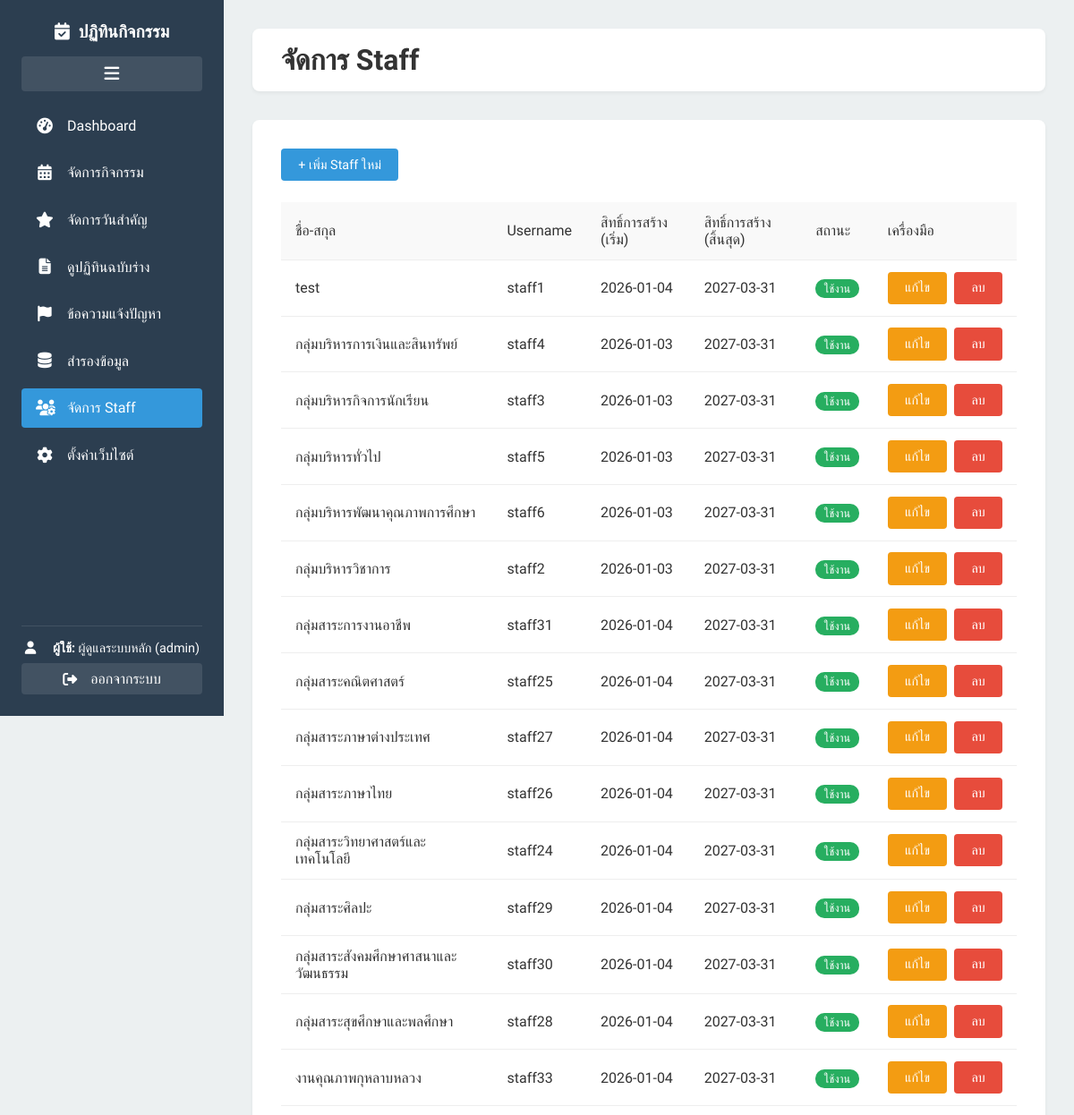
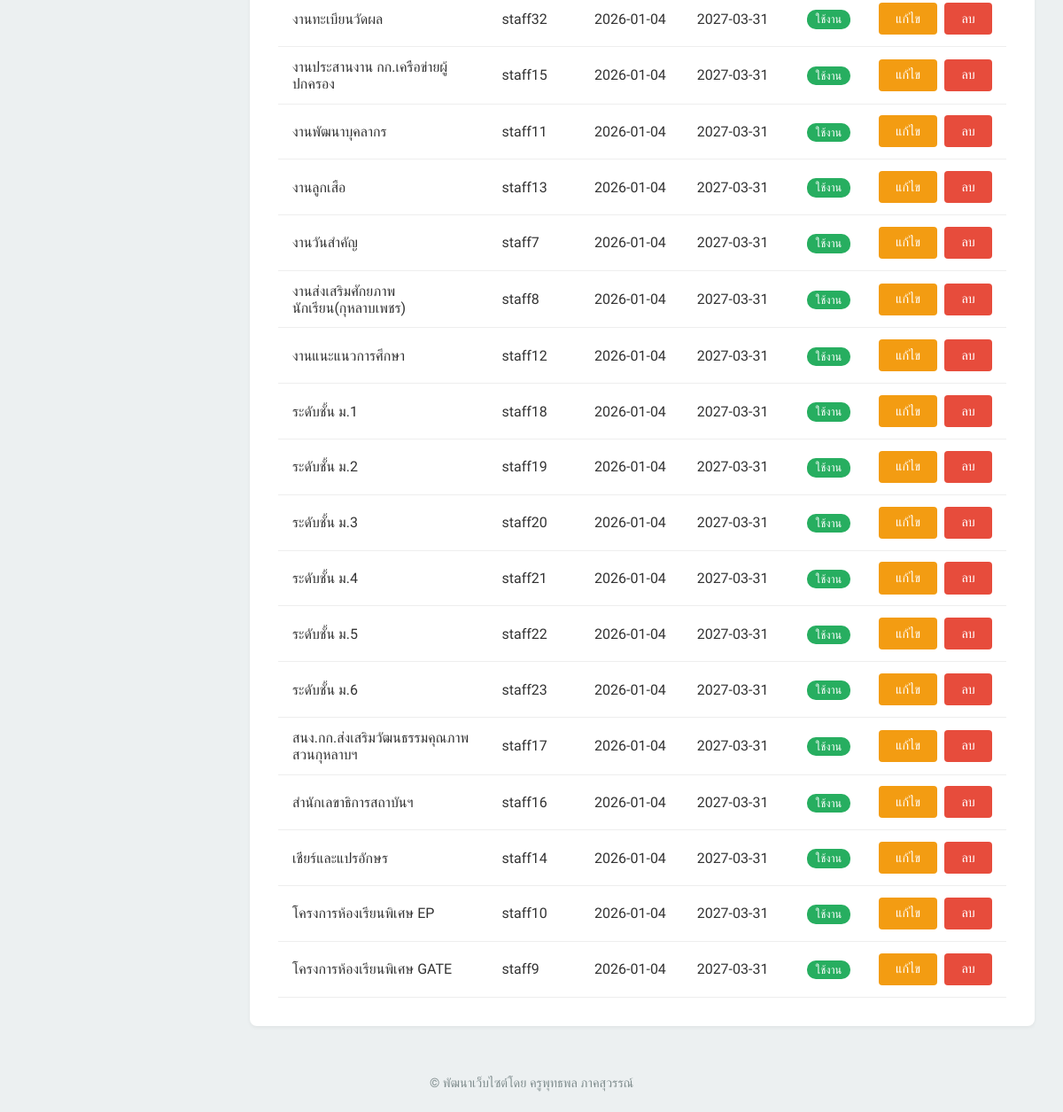
Page /admin/manage_staff.php (signed in) on the committed database (2 pictures, top to bottom).
### tables this page shows
CREATE TABLE `users` (
  `id` int(11) NOT NULL,
  `username` varchar(100) NOT NULL,
  `password` varchar(255) NOT NULL,
  `real_name` varchar(255) NOT NULL,
  `role` enum('admin','staff') NOT NULL DEFAULT 'staff',
  `is_active` tinyint(1) NOT NULL DEFAULT 1,
  `permission_end_date` date DEFAULT NULL,
  `permission_start_date` date DEFAULT NULL
);

### admin/manage_staff.php (the view, shortened to what this page needs)
<?php
require_once 'partials/header.php';
require_once '../config.php';
try {
    $stmt = $pdo->query("SELECT * FROM users WHERE role = 'staff' ORDER BY real_name ASC");
    $staff_members = $stmt->fetchAll(PDO::FETCH_ASSOC);
} catch (PDOException $e) {
    $staff_members = [];
    echo "<p class='error'>Could not fetch staff members: " . $e->getMessage() . "</p>";
}
?>
<div class="toolbar-grid">
    <a href="staff_form.php" class="button"> + เพิ่ม Staff ใหม่</a>
</div>
<div class="table-container">
    <table class="data-table">
        <thead>
            <tr>
                <th>ชื่อ-สกุล</th>
                <th>Username</th>
                <th>สิทธิ์การสร้าง (เริ่ม)</th>
                <th>สิทธิ์การสร้าง (สิ้นสุด)</th>
                <th>สถานะ</th>
                <th>เครื่องมือ</th>
            </tr>
        </thead>
        <tbody>
            <?php if (empty($staff_members)): ?>
                <tr><td colspan="6" style="text-align:center;">ยังไม่มีข้อมูล Staff...</td></tr>
            <?php else: ?>
                <?php foreach ($staff_members as $staff): ?>
                    <tr>
                        <td><?php echo htmlspecialchars($staff['real_name']); ?></td>
                        <td><?php echo htmlspecialchars($staff['username']); ?></td>
                        <td><?php echo $staff['permission_start_date'] ? $staff['permission_start_date'] : 'ไม่จำกัด'; ?></td>
                        <td><?php echo $staff['permission_end_date'] ? $staff['permission_end_date'] : 'ไม่จำกัด'; ?></td>
                        <td>
                            <a href="toggle_staff_status.php?id=<?php echo $staff['id']; ?>" class="status-badge <?php echo $staff['is_active'] ? 'status-visible' : 'status-hidden'; ?>">
                                <?php echo $staff['is_active'] ? 'ใช้งาน' : 'ระงับ'; ?>
                            </a>
                        </td>
                        <td>
                            <div class="action-buttons">
                                <a href="staff_form.php?id=<?php echo $staff['id']; ?>" class="button button-edit">แก้ไข</a>
                                <a href="delete_staff.php?id=<?php echo $staff['id']; ?>" class="button button-danger" onclick="return confirm('คุณแน่ใจหรือไม่ว่าจะลบ Staff คนนี้?');">ลบ</a>
                            </div>
                        </td>
                    </tr>
                <?php endforeach; ?>
            <?php endif; ?>
        </tbody>
    </table>
</div>
<?php
require_once 'partials/footer.php';
?>

### admin/assets/admin_style.css (style rules this page uses)
:root { --primary-color: #3498db; --secondary-color: #2c3e50; --danger-color: #e74c3c; --light-grey: #ecf0f1; --border-color: #bdc3c7; --success-color: #27ae60; }
body { font-family: 'Sarabun', sans-serif; margin: 0; background-color: var(--light-grey); color: #333; }
.button { background-color: var(--primary-color); color: #fff; text-decoration: none; padding: 0.6rem 1.2rem; border-radius: 4px; border: none; cursor: pointer; font-size: 0.9rem; transition: opacity 0.2s ease; display: inline-block; }
.button-danger { background-color: var(--danger-color); }
.button-edit { background-color: #f39c12; }
.toolbar-grid { display: flex; justify-content: space-between; align-items: center; flex-wrap: wrap; gap: 1rem; margin-bottom: 1.5rem; }
.table-container { overflow-x: auto; }
.data-table { width: 100%; border-collapse: collapse; }
.data-table th, .data-table td { padding: 0.8rem 1rem; text-align: left; border-bottom: 1px solid #eee; vertical-align: middle; }
.data-table th { background-color: #f9f9f9; font-weight: 500; }
.action-buttons { display: flex; gap: 0.5rem; align-items: center; }
.status-badge { padding: 0.2rem 0.6rem; border-radius: 10px; color: #fff; font-size: 0.8rem; text-decoration: none; white-space: nowrap; }
.status-visible, .status-active { background-color: var(--success-color); }

### rows in the picture
users: real_name "test", username "staff1", permission_start_date "2026-01-04", permission_end_date "2027-03-31", is_active "ใช้งาน"
users: real_name "กลุ่มบริหารการเงินและสินทรัพย์", username "staff4", permission_start_date "2026-01-03", permission_end_date "2027-03-31", is_active "ใช้งาน"
users: real_name "กลุ่มบริหารกิจการนักเรียน", username "staff3", permission_start_date "2026-01-03", permission_end_date "2027-03-31", is_active "ใช้งาน"
users: real_name "กลุ่มบริหารทั่วไป", username "staff5", permission_start_date "2026-01-03", permission_end_date "2027-03-31", is_active "ใช้งาน"
users: real_name "กลุ่มบริหารพัฒนาคุณภาพการศึกษา", username "staff6", permission_start_date "2026-01-03", permission_end_date "2027-03-31", is_active "ใช้งาน"
users: real_name "กลุ่มบริหารวิชาการ", username "staff2", permission_start_date "2026-01-03", permission_end_date "2027-03-31", is_active "ใช้งาน"
users: real_name "กลุ่มสาระการงานอาชีพ", username "staff31", permission_start_date "2026-01-04", permission_end_date "2027-03-31", is_active "ใช้งาน"
users: real_name "กลุ่มสาระคณิตศาสตร์", username "staff25", permission_start_date "2026-01-04", permission_end_date "2027-03-31", is_active "ใช้งาน"
users: real_name "กลุ่มสาระภาษาต่างประเทศ", username "staff27", permission_start_date "2026-01-04", permission_end_date "2027-03-31", is_active "ใช้งาน"
users: real_name "กลุ่มสาระภาษาไทย", username "staff26", permission_start_date "2026-01-04", permission_end_date "2027-03-31", is_active "ใช้งาน"
users: real_name "กลุ่มสาระวิทยาศาสตร์และเทคโนโลยี", username "staff24", permission_start_date "2026-01-04", permission_end_date "2027-03-31", is_active "ใช้งาน"
users: real_name "กลุ่มสาระศิลปะ", username "staff29", permission_start_date "2026-01-04", permission_end_date "2027-03-31", is_active "ใช้งาน"
users: real_name "กลุ่มสาระสังคมศึกษาศาสนาและวัฒนธรรม", username "staff30", permission_start_date "2026-01-04", permission_end_date "2027-03-31", is_active "ใช้งาน"
users: real_name "กลุ่มสาระสุขศึกษาและพลศึกษา", username "staff28", permission_start_date "2026-01-04", permission_end_date "2027-03-31", is_active "ใช้งาน"
users: real_name "งานคุณภาพกุหลาบหลวง", username "staff33", permission_start_date "2026-01-04", permission_end_date "2027-03-31", is_active "ใช้งาน"
users: real_name "งานทะเบียนวัดผล", username "staff32", permission_start_date "2026-01-04", permission_end_date "2027-03-31", is_active "ใช้งาน"
users: real_name "งานประสานงาน กก.เครือข่ายผู้ปกครอง", username "staff15", permission_start_date "2026-01-04", permission_end_date "2027-03-31", is_active "ใช้งาน"
users: real_name "งานพัฒนาบุคลากร", username "staff11", permission_start_date "2026-01-04", permission_end_date "2027-03-31", is_active "ใช้งาน"
users: real_name "งานลูกเสือ", username "staff13", permission_start_date "2026-01-04", permission_end_date "2027-03-31", is_active "ใช้งาน"
users: real_name "งานวันสำคัญ", username "staff7", permission_start_date "2026-01-04", permission_end_date "2027-03-31", is_active "ใช้งาน"
users: real_name "งานส่งเสริมศักยภาพนักเรียน(กุหลาบเพชร)", username "staff8", permission_start_date "2026-01-04", permission_end_date "2027-03-31", is_active "ใช้งาน"
users: real_name "งานแนะแนวการศึกษา", username "staff12", permission_start_date "2026-01-04", permission_end_date "2027-03-31", is_active "ใช้งาน"
users: real_name "ระดับชั้น ม.1", username "staff18", permission_start_date "2026-01-04", permission_end_date "2027-03-31", is_active "ใช้งาน"
users: real_name "ระดับชั้น ม.2", username "staff19", permission_start_date "2026-01-04", permission_end_date "2027-03-31", is_active "ใช้งาน"
users: real_name "ระดับชั้น ม.3", username "staff20", permission_start_date "2026-01-04", permission_end_date "2027-03-31", is_active "ใช้งาน"
users: real_name "ระดับชั้น ม.4", username "staff21", permission_start_date "2026-01-04", permission_end_date "2027-03-31", is_active "ใช้งาน"
users: real_name "ระดับชั้น ม.5", username "staff22", permission_start_date "2026-01-04", permission_end_date "2027-03-31", is_active "ใช้งาน"
users: real_name "ระดับชั้น ม.6", username "staff23", permission_start_date "2026-01-04", permission_end_date "2027-03-31", is_active "ใช้งาน"
users: real_name "สนง.กก.ส่งเสริมวัฒนธรรมคุณภาพสวนกุหลาบฯ", username "staff17", permission_start_date "2026-01-04", permission_end_date "2027-03-31", is_active "ใช้งาน"
users: real_name "สำนักเลขาธิการสถาบันฯ", username "staff16", permission_start_date "2026-01-04", permission_end_date "2027-03-31", is_active "ใช้งาน"
users: real_name "เชียร์และแปรอักษร", username "staff14", permission_start_date "2026-01-04", permission_end_date "2027-03-31", is_active "ใช้งาน"
users: real_name "โครงการห้องเรียนพิเศษ EP", username "staff10", permission_start_date "2026-01-04", permission_end_date "2027-03-31", is_active "ใช้งาน"
users: real_name "โครงการห้องเรียนพิเศษ GATE", username "staff9", permission_start_date "2026-01-04", permission_end_date "2027-03-31", is_active "ใช้งาน"

### other values in the picture
$_SESSION['user_real_name'] "ผู้ดูแลระบบหลัก"
$_SESSION['user_role'] "admin"
$page_title "จัดการ Staff"
